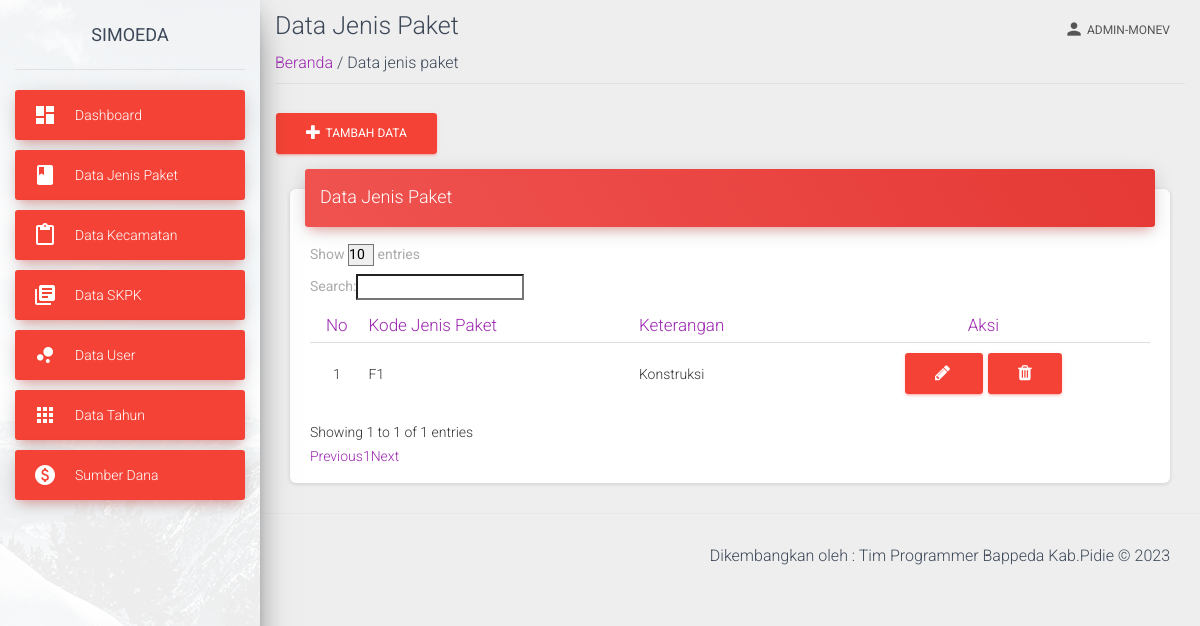
The app's page /view/data-jenis-paket.php (signed in), older data.
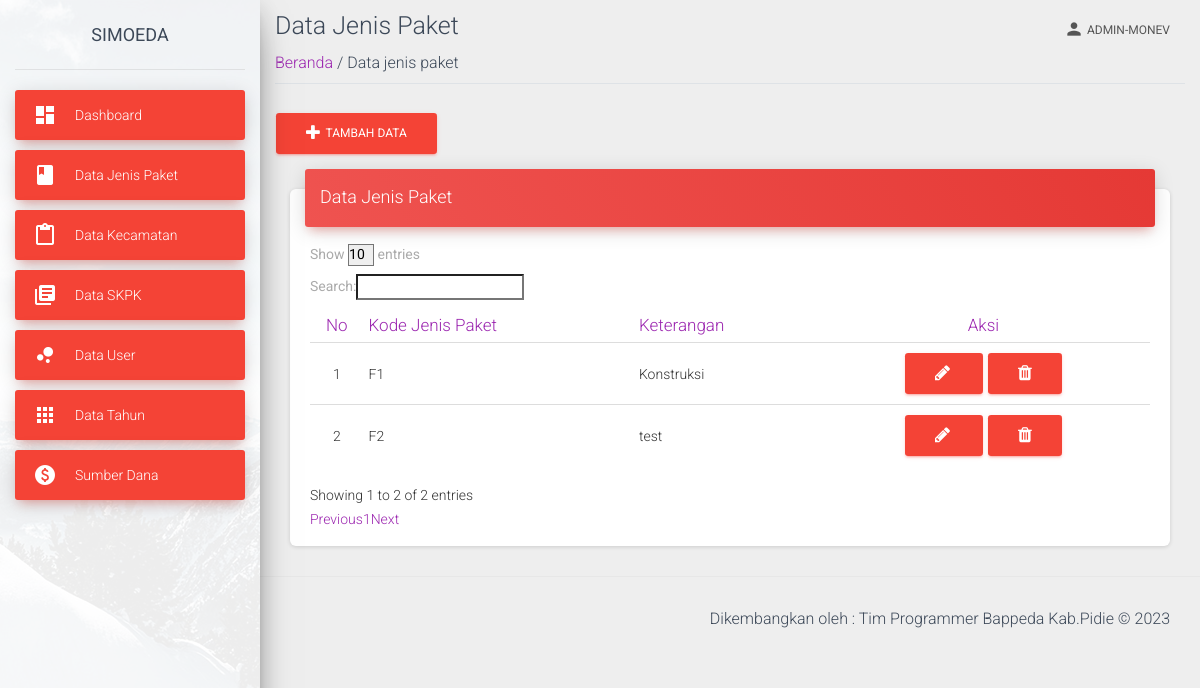
The same page, newer data.
### tables this page shows
CREATE TABLE `jenis_paket` (
  `id` int(11) NOT NULL,
  `kode` varchar(25) NOT NULL,
  `keterangan` varchar(100) NOT NULL
);

### view/data-jenis-paket.php (the view, shortened to what this page needs)
<?php
require('../view/template-atas-admin.php');
?>
<?php
require('../proses/koneksi.php');
?>
    <div class="container-fluid">
        <div class="title">
            <h3 class="text-gray-800 my-2">Data Jenis Paket</h3>
        </div>
        <div class="subtitle border-bottom mb-4 pb-2">
            <span class=""><a href="index">Beranda </a></span>
            <span class="text-grey"> / Data jenis paket</span>
        </div>
            <button type="button" class="btn btn-danger" data-toggle="modal" data-target="#exampleModal">
            <i class="fa fa-plus"></i>&nbsp;
                Tambah Data
            </button>
    <div class="content">
        <div class="container-fluid">
          <div class="row">
            <div class="col-md-12">
              <div class="card">
                <div class="card-header card-header-danger">
                  <h4 class="card-title "> Data Jenis Paket</h4>
                </div>
          <div class="card-body">
        <div class="table-responsive">
            <table id="myTable" class="table">
                <thead class="text-primary">
                    <tr>
                        <th class="text-center">No</th>
                        <th>Kode Jenis Paket</th>
                        <th>Keterangan</th>
                        <th class="text-center">Aksi</th>
                    </tr>
                </thead>
                <?php
                            $noUrut=1;
                            $data=mysqli_query($koneksi,"SELECT * FROM jenis_paket");
                            ?>
                <tbody id="dataTable">
                    <?php
                            while($d=mysqli_fetch_array($data)){
                            ?>
                    <tr>
                        <td class="text-center"><?php echo $noUrut++; ?></td>
                        <td><?php echo $d['kode']; ?></td>
                        <td><?php echo $d['keterangan']; ?></td>
                        <td class="text-center">
                                <button type="button" class="btn btn-danger" data-toggle="modal" data-target="#dataJenisPaketEdit<?php echo $d['id']; ?>">
                                <i class="fa fa-pencil"></i>&nbsp;
                                </button>
                            <a class ="btn btn-danger" href="../proses/data-jenis-paket-hapus.php?id=<?php echo $d['id']; ?>"
                                onClick="return confirm('Apakah anda yakin menghapus data : <?php echo $d['kode'];?> ?')">
                                <i class="fa fa-trash" title="Hapus"></i>
                            </a>
                        </td>
                    </tr>
                    <?php
                            }
                        ?>
                </tbody>
            </table>
        </div>
    </div>
      </div>
        </div>
          </div>
            </div>
  </div>
    </div>
 <?php
require('../view/template-bawah-monev.php')
?>

Row changes from the older to the newer data that the page shows:
added jenis_paket: kode "F2", keterangan "test"
Text that changed along with them:
text written by a page script: "Show entries Search: Showing 1 to 1 of 1 entries Previous 1 Next" → "Show entries Search: Showing 1 to 2 of 2 entries Previous 1 Next"
